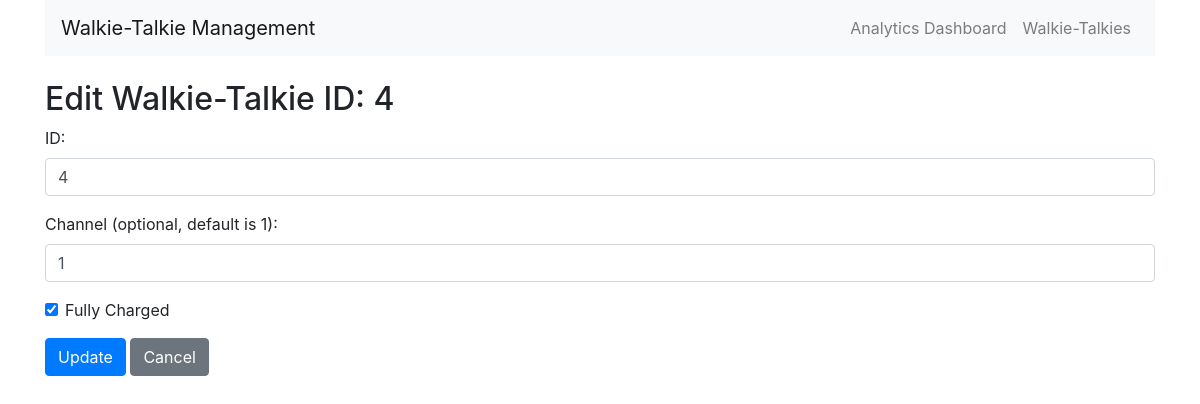
Page /edit_walkie_talkie/4 on the committed database.
### models.py (models this page shows)
class WalkieTalkie(db.Model):
    id = db.Column(db.Integer, primary_key=True)
    channel = db.Column(db.Integer, nullable=True, default=1)
    is_lent = db.Column(db.Boolean, default=False)
    current_holder = db.Column(db.String(100), nullable=True)
    is_charged = db.Column(db.Boolean, default=False)  # Default is now False (discharged)
    rental_history = db.relationship('Rental', backref='walkie_talkie', lazy=True)

### routes.py (the view, shortened to what this page needs)
@app.route('/edit_walkie_talkie/<int:wt_id>', methods=['GET', 'POST'])
def edit_walkie_talkie(wt_id):
    wt = WalkieTalkie.query.get_or_404(wt_id)
    return render_template('edit_walkie_talkie.html', wt=wt)

### templates/edit_walkie_talkie.html (shortened to what this page needs)
{% extends 'base.html' %}
{% block content %}
<h2>Edit Walkie-Talkie ID: {{ wt.id }}</h2>
<form method="post">
    <div class="form-group">
        <label for="id">ID:</label>
        <input type="number" class="form-control" id="id" name="id" value="{{ wt.id }}" required>
    </div>
    <div class="form-group">
        <label for="channel">Channel (optional, default is 1):</label>
        <input type="number" class="form-control" id="channel" name="channel" value="{{ wt.channel }}">
    </div>
    <div class="form-group form-check">
        <input type="checkbox" class="form-check-input" id="is_charged" name="is_charged" {% if wt.is_charged %}checked{% endif %}>
        <label class="form-check-label" for="is_charged">Fully Charged</label>
    </div>
    <button type="submit" class="btn btn-primary">Update</button>
    <a href="{{ url_for('view_walkie_talkie', wt_id=wt.id) }}" class="btn btn-secondary">Cancel</a>
</form>
{% endblock %}

### rows in the picture
WalkieTalkie: id "4", channel "1", is_charged "☑"
